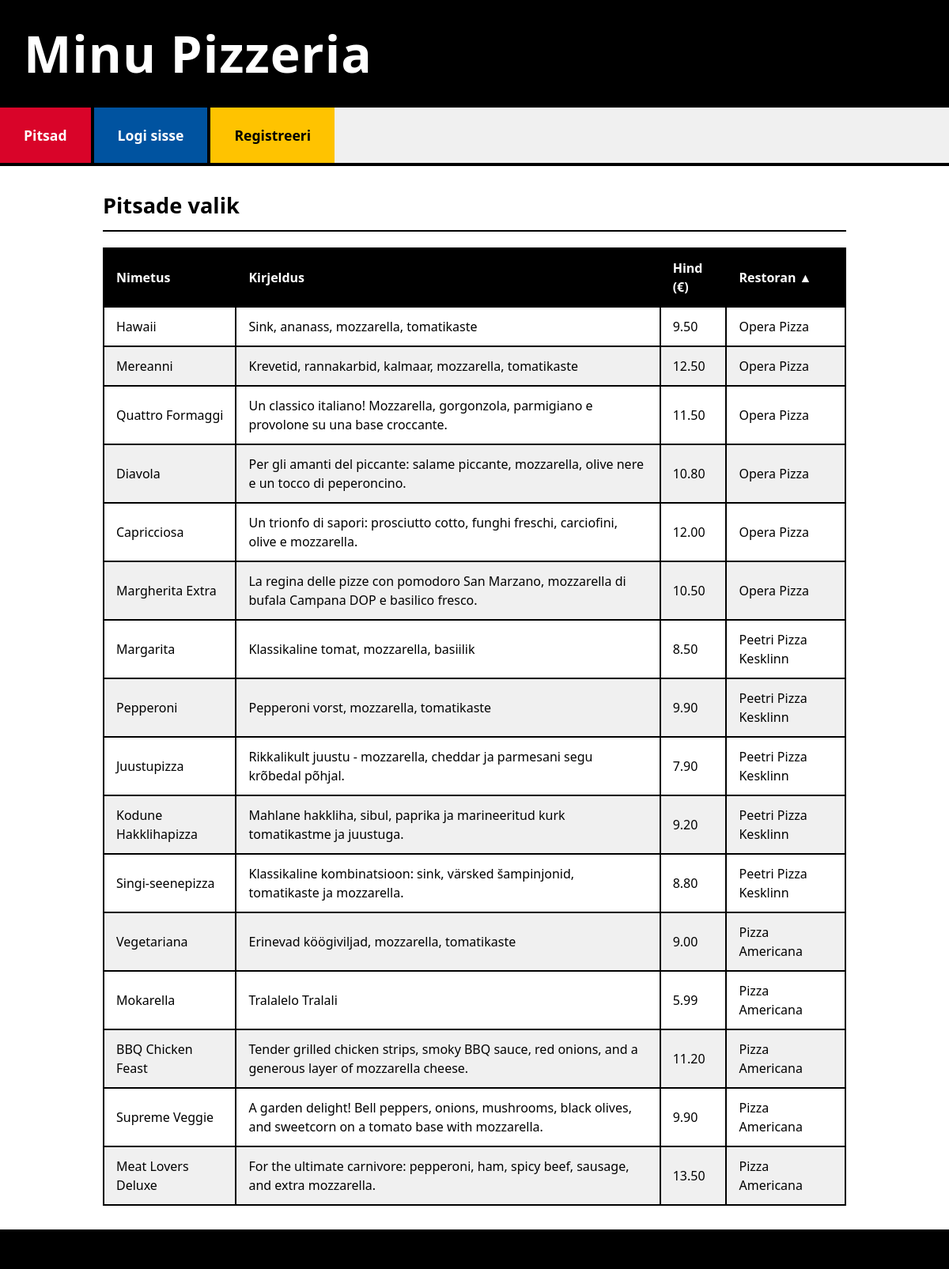
The page /pizzas_list.php?sort=restoran&dir=ASC on the database its author committed.
### tables this page shows
CREATE TABLE `pitsad` (
  `PitsaID` int(11) NOT NULL,
  `Nimetus` varchar(100) NOT NULL,
  `Kirjeldus` text DEFAULT NULL,
  `Hind` decimal(10,2) NOT NULL,
  `RestoranID` int(11) DEFAULT NULL
);

CREATE TABLE `pitsarestoranid` (
  `RestoranID` int(11) NOT NULL,
  `Nimi` varchar(255) NOT NULL,
  `Aadress` text DEFAULT NULL,
  `Telefon` varchar(50) DEFAULT NULL,
  `AvatudAlates` time DEFAULT NULL,
  `AvatudKuni` time DEFAULT NULL
);

### abifunktsioonid.php (called while the page is built, shortened)
<?php
function saa_koik_pitsad($sort_column = 'p.Nimetus', $sort_direction = 'ASC') {
    global $yhendus;
    $pitsad = [];
    $allowed_sort_columns = ['p.Nimetus', 'p.Hind', 'pr.Nimi'];
    $allowed_sort_directions = ['ASC', 'DESC'];
    $sql = "SELECT p.*, pr.Nimi as RestoraniNimi
            FROM pitsad p
            LEFT JOIN pitsarestoranid pr ON p.RestoranID = pr.RestoranID
            ORDER BY " . $yhendus->real_escape_string($sort_column) . " " . $yhendus->real_escape_string($sort_direction);
    $result = $yhendus->query($sql);
    if ($result->num_rows > 0) {
        while ($row = $result->fetch_assoc()) {
            $pitsad[] = $row;
        }
    }
    return $pitsad;
}
?>

### pizzas_list.php (the view, shortened to what this page needs)
<?php
require_once('conf3.php');
require_once('abifunktsioonid.php');
$sort_column = isset($_GET['sort']) ? $_GET['sort'] : 'p.Nimetus';
$sort_direction = isset($_GET['dir']) ? strtoupper($_GET['dir']) : 'ASC';
$allowed_get_sort_columns = [
    'nimetus' => 'p.Nimetus',
    'hind' => 'p.Hind',
    'restoran' => 'pr.Nimi'
];
if (isset($allowed_get_sort_columns[$sort_column])) {
    $db_sort_column = $allowed_get_sort_columns[$sort_column];
} else {
    $db_sort_column = 'p.Nimetus';
    $sort_column = 'nimetus';
}
$pitsad = saa_koik_pitsad($db_sort_column, $sort_direction);
require_once('header.php');
?>
    <div class="content-block">
        <h2>Pitsade valik</h2>
        <?php if (!empty($pitsad)): ?>
            <table>
                <thead>
                <tr>
                    <th>
                        <a href="pizzas_list.php?sort=nimetus&dir=<?php echo ($sort_column == 'nimetus' && $sort_direction == 'ASC') ? 'DESC' : 'ASC'; ?>">
                            Nimetus <?php if ($sort_column == 'nimetus') echo ($sort_direction == 'ASC' ? '▲' : '▼'); ?>
                        </a>
                    </th>
                    <th>Kirjeldus</th>
                    <th>
                        <a href="pizzas_list.php?sort=hind&dir=<?php echo ($sort_column == 'hind' && $sort_direction == 'ASC') ? 'DESC' : 'ASC'; ?>">
                            Hind (€) <?php if ($sort_column == 'hind') echo ($sort_direction == 'ASC' ? '▲' : '▼'); ?>
                        </a>
                    </th>
                    <th>
                        <a href="pizzas_list.php?sort=restoran&dir=<?php echo ($sort_column == 'restoran' && $sort_direction == 'ASC') ? 'DESC' : 'ASC'; ?>">
                            Restoran <?php if ($sort_column == 'restoran') echo ($sort_direction == 'ASC' ? '▲' : '▼'); ?>
                        </a>
                    </th>
                </tr>
                </thead>
                <tbody>
                <?php foreach ($pitsad as $pitsa): ?>
                    <tr>
                        <td><?php echo htmlspecialchars($pitsa['Nimetus']); ?></td>
                        <td><?php echo nl2br(htmlspecialchars($pitsa['Kirjeldus'])); ?></td>
                        <td><?php echo htmlspecialchars(number_format($pitsa['Hind'], 2)); ?></td>
                        <td><?php echo htmlspecialchars($pitsa['RestoraniNimi'] ?? 'N/A'); ?></td>
                    </tr>
                <?php endforeach; ?>
                </tbody>
            </table>
        <?php else: ?>
            <p>Hetkel ei ole ühtegi pitsat saadaval.</p>
            <?php if ($yhendus->error) echo "<p style='color:red'>Andmebaasi viga: " . htmlspecialchars($yhendus->error) . "</p>";  ?>
        <?php endif; ?>
    </div>
<?php
require_once('footer.php');
?>

### style.css (style rules this page uses)
* { box-sizing: border-box; margin: 0; padding: 0; }
body { font-family: 'Segoe UI', Arial, sans-serif; background-color: #E0E0E0; color: #000000; line-height: 1.5; }
.content-block { padding: 30px; border-bottom: 4px solid #000000; }
.content-block:last-child { border-bottom: none; }
.content-block h2 { font-size: 1.7em; color: #000000; margin-bottom: 20px; padding-bottom: 10px; border-bottom: 2px solid #000000; font-weight: 600; }
table { width: 100%; border-collapse: collapse; margin-top: 10px; }
th, td { border: 2px solid #000000; padding: 12px 15px; text-align: left; background-color: #FFFFFF; }
th { background-color: #000000; color: white; font-weight: 600; }
th a { color: white; text-decoration: none; }
tr:nth-child(even) td { background-color: #F0F0F0; }

### rows shown on the page
pitsad: Nimetus "Hawaii", Kirjeldus "Sink, ananass, mozzarella, tomatikaste", Hind "9.50", RestoranID.Nimi "Opera Pizza"
pitsad: Nimetus "Mereanni", Kirjeldus "Krevetid, rannakarbid, kalmaar, mozzarella, tomatikaste", Hind "12.50", RestoranID.Nimi "Opera Pizza"
pitsad: Nimetus "Quattro Formaggi", Kirjeldus "Un classico italiano! Mozzarella, gorgonzola, parmigiano e provolone su una base croccante.", Hind "11.50", RestoranID.Nimi "Opera Pizza"
pitsad: Nimetus "Diavola", Kirjeldus "Per gli amanti del piccante: salame piccante, mozzarella, olive nere e un tocco di peperoncino.", Hind "10.80", RestoranID.Nimi "Opera Pizza"
pitsad: Nimetus "Capricciosa", Kirjeldus "Un trionfo di sapori: prosciutto cotto, funghi freschi, carciofini, olive e mozzarella.", Hind "12.00", RestoranID.Nimi "Opera Pizza"
pitsad: Nimetus "Margherita Extra", Kirjeldus "La regina delle pizze con pomodoro San Marzano, mozzarella di bufala Campana DOP e basilico fresco.", Hind "10.50", RestoranID.Nimi "Opera Pizza"
pitsad: Nimetus "Margarita", Kirjeldus "Klassikaline tomat, mozzarella, basiilik", Hind "8.50", RestoranID.Nimi "Peetri Pizza Kesklinn"
pitsad: Nimetus "Pepperoni", Kirjeldus "Pepperoni vorst, mozzarella, tomatikaste", Hind "9.90", RestoranID.Nimi "Peetri Pizza Kesklinn"
pitsad: Nimetus "Juustupizza", Kirjeldus "Rikkalikult juustu - mozzarella, cheddar ja parmesani segu krõbedal põhjal.", Hind "7.90", RestoranID.Nimi "Peetri Pizza Kesklinn"
pitsad: Nimetus "Kodune Hakklihapizza", Kirjeldus "Mahlane hakkliha, sibul, paprika ja marineeritud kurk tomatikastme ja juustuga.", Hind "9.20", RestoranID.Nimi "Peetri Pizza Kesklinn"
pitsad: Nimetus "Singi-seenepizza", Kirjeldus "Klassikaline kombinatsioon: sink, värsked šampinjonid, tomatikaste ja mozzarella.", Hind "8.80", RestoranID.Nimi "Peetri Pizza Kesklinn"
pitsad: Nimetus "Vegetariana", Kirjeldus "Erinevad köögiviljad, mozzarella, tomatikaste", Hind "9.00", RestoranID.Nimi "Pizza Americana"
pitsad: Nimetus "Mokarella", Kirjeldus "Tralalelo Tralali", Hind "5.99", RestoranID.Nimi "Pizza Americana"
pitsad: Nimetus "BBQ Chicken Feast", Kirjeldus "Tender grilled chicken strips, smoky BBQ sauce, red onions, and a generous layer of mozzarella cheese.", Hind "11.20", RestoranID.Nimi "Pizza Americana"
pitsad: Nimetus "Supreme Veggie", Kirjeldus "A garden delight! Bell peppers, onions, mushrooms, black olives, and sweetcorn on a tomato base with mozzarella.", Hind "9.90", RestoranID.Nimi "Pizza Americana"
pitsad: Nimetus "Meat Lovers Deluxe", Kirjeldus "For the ultimate carnivore: pepperoni, ham, spicy beef, sausage, and extra mozzarella.", Hind "13.50", RestoranID.Nimi "Pizza Americana"
